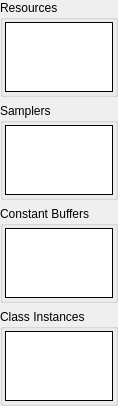
         <widget class="QWidget" name="hsScrollContents">
          <property name="geometry">
           <rect>
            <x>0</x>
            <y>0</y>
            <width>101</width>
            <height>344</height>
           </rect>
          </property>
          <layout class="QVBoxLayout" name="verticalLayout_11">
           <property name="leftMargin">
            <number>0</number>
           </property>
           <property name="topMargin">
            <number>0</number>
           </property>
           <property name="rightMargin">
            <number>0</number>
           </property>
           <property name="bottomMargin">
            <number>0</number>
           </property>
           <item>
            <widget class="CollapseGroupBox" name="hsResGroup">
             <property name="sizePolicy">
              <sizepolicy hsizetype="Preferred" vsizetype="Expanding">
               <horstretch>0</horstretch>
               <verstretch>1</verstretch>
              </sizepolicy>
             </property>
             <property name="title">
              <string>Resources</string>
             </property>
             <layout class="QHBoxLayout" name="horizontalLayout_23">
              <property name="leftMargin">
               <number>2</number>
              </property>
              <property name="topMargin">
               <number>2</number>
              </property>
              <property name="rightMargin">
               <number>2</number>
              </property>
              <property name="bottomMargin">
               <number>2</number>
              </property>
              <item>
               <widget class="RDTreeWidget" name="hsResources">
                <property name="frameShape">
                 <enum>QFrame::Box</enum>
                </property>
                <property name="frameShadow">
                 <enum>QFrame::Plain</enum>
                </property>
                <property name="editTriggers">
                 <set>QAbstractItemView::NoEditTriggers</set>
                </property>
                <property name="showDropIndicator" stdset="0">
                 <bool>false</bool>
                </property>
                <property name="rootIsDecorated">
                 <bool>false</bool>
                </property>
                <property name="allColumnsShowFocus">
                 <bool>true</bool>
                </property>
                <attribute name="headerStretchLastSection">
                 <bool>false</bool>
                </attribute>
               </widget>
              </item>
             </layout>
            </widget>
           </item>
           <item>
            <widget class="CollapseGroupBox" name="hsSamplerGroup">
             <property name="sizePolicy">
              <sizepolicy hsizetype="Preferred" vsizetype="Expanding">
               <horstretch>0</horstretch>
               <verstretch>1</verstretch>
              </sizepolicy>
             </property>
             <property name="title">
              <string>Samplers</string>
             </property>
             <layout class="QHBoxLayout" name="horizontalLayout_26">
              <property name="leftMargin">
               <number>2</number>
              </property>
              <property name="topMargin">
               <number>2</number>
              </property>
              <property name="rightMargin">
               <number>2</number>
              </property>
              <property name="bottomMargin">
               <number>2</number>
              </property>
              <item>
               <widget class="RDTreeWidget" name="hsSamplers">
                <property name="frameShape">
                 <enum>QFrame::Box</enum>
                </property>
                <property name="frameShadow">
                 <enum>QFrame::Plain</enum>
                </property>
                <property name="editTriggers">
                 <set>QAbstractItemView::NoEditTriggers</set>
                </property>
                <property name="showDropIndicator" stdset="0">
                 <bool>false</bool>
                </property>
                <property name="rootIsDecorated">
                 <bool>false</bool>
                </property>
                <property name="allColumnsShowFocus">
                 <bool>true</bool>
                </property>
                <attribute name="headerStretchLastSection">
                 <bool>false</bool>
                </attribute>
               </widget>
              </item>
             </layout>
            </widget>
           </item>
           <item>
            <widget class="CollapseGroupBox" name="hsCBufferGroup">
             <property name="sizePolicy">
              <sizepolicy hsizetype="Preferred" vsizetype="Expanding">
               <horstretch>0</horstretch>
               <verstretch>1</verstretch>
              </sizepolicy>
             </property>
             <property name="title">
              <string>Constant Buffers</string>
             </property>
             <layout class="QHBoxLayout" name="horizontalLayout_6">
              <property name="leftMargin">
               <number>2</number>
              </property>
              <property name="topMargin">
               <number>2</number>
              </property>
              <property name="rightMargin">
               <number>2</number>
              </property>
              <property name="bottomMargin">
               <number>2</number>
              </property>
              <item>
               <widget class="RDTreeWidget" name="hsCBuffers">
                <property name="frameShape">
                 <enum>QFrame::Box</enum>
                </property>
                <property name="frameShadow">
                 <enum>QFrame::Plain</enum>
                </property>
                <property name="editTriggers">
                 <set>QAbstractItemView::NoEditTriggers</set>
                </property>
                <property name="showDropIndicator" stdset="0">
                 <bool>false</bool>
                </property>
                <property name="rootIsDecorated">
                 <bool>false</bool>
                </property>
                <property name="allColumnsShowFocus">
                 <bool>true</bool>
                </property>
                <attribute name="headerStretchLastSection">
                 <bool>false</bool>
                </attribute>
               </widget>
              </item>
             </layout>
            </widget>
           </item>
           <item>
            <widget class="CollapseGroupBox" name="hsSubroutineGroup">
             <property name="sizePolicy">
              <sizepolicy hsizetype="Preferred" vsizetype="Expanding">
               <horstretch>0</horstretch>
               <verstretch>1</verstretch>
              </sizepolicy>
             </property>
             <property name="title">
              <string>Class Instances</string>
             </property>
             <layout class="QHBoxLayout" name="horizontalLayout_8">
              <property name="leftMargin">
               <number>2</number>
              </property>
              <property name="topMargin">
               <number>2</number>
              </property>
              <property name="rightMargin">
               <number>2</number>
              </property>
              <property name="bottomMargin">
               <number>2</number>
              </property>
              <item>
               <widget class="RDTreeWidget" name="hsClasses">
                <property name="frameShape">
                 <enum>QFrame::Box</enum>
                </property>
                <property name="frameShadow">
                 <enum>QFrame::Plain</enum>
                </property>
                <property name="editTriggers">
                 <set>QAbstractItemView::NoEditTriggers</set>
                </property>
                <property name="showDropIndicator" stdset="0">
                 <bool>false</bool>
                </property>
                <property name="rootIsDecorated">
                 <bool>false</bool>
                </property>
                <property name="allColumnsShowFocus">
                 <bool>true</bool>
                </property>
                <attribute name="headerStretchLastSection">
                 <bool>false</bool>
                </attribute>
               </widget>
              </item>
             </layout>
            </widget>
           </item>
           <item>
            <spacer name="verticalSpacer_2">
             <property name="orientation">
              <enum>Qt::Vertical</enum>
             </property>
             <property name="sizeType">
              <enum>QSizePolicy::MinimumExpanding</enum>
             </property>
             <property name="sizeHint" stdset="0">
              <size>
               <width>0</width>
               <height>0</height>
              </size>
             </property>
            </spacer>
           </item>
          </layout>
         </widget>
